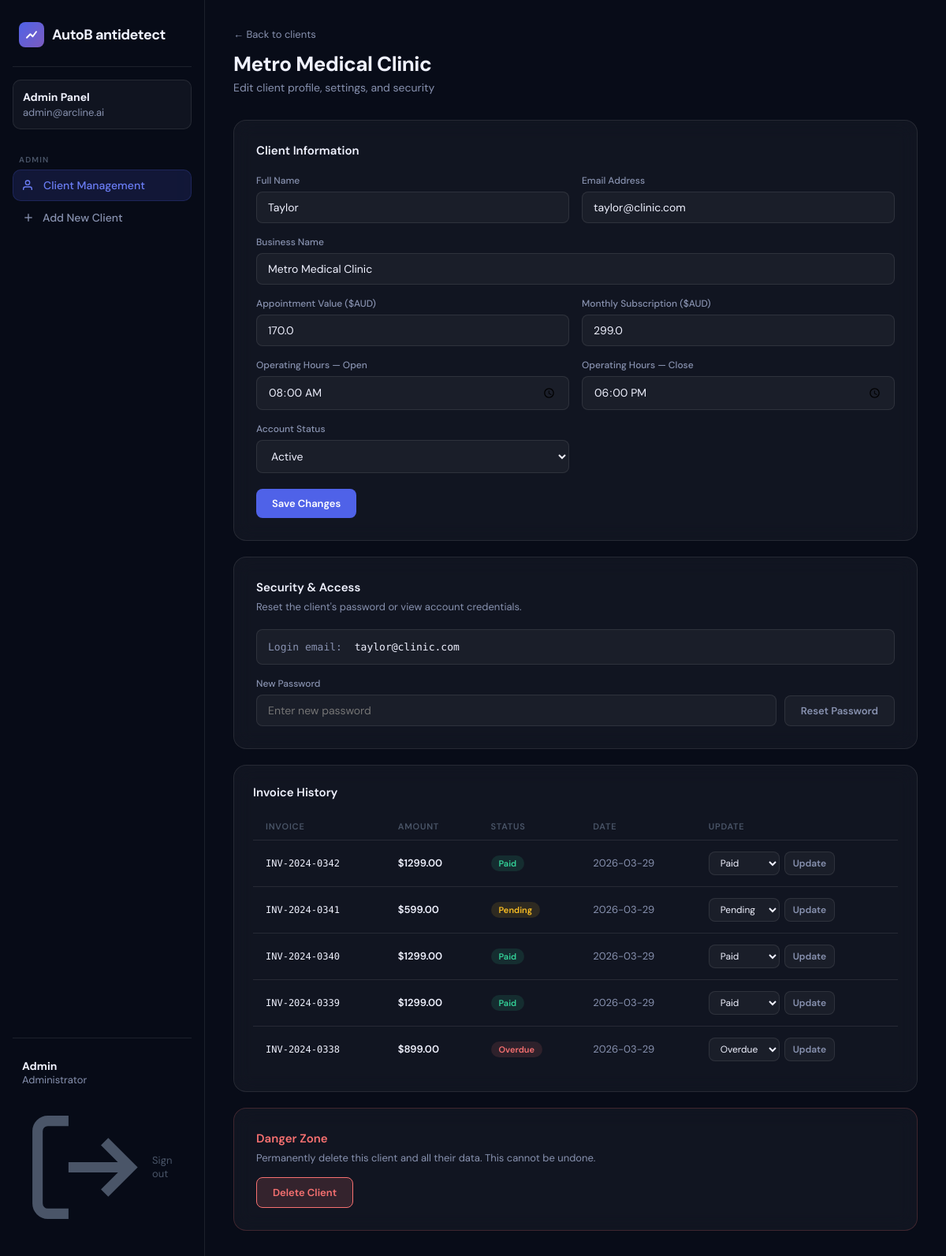
Page /admin/client/2 (signed in) on the committed database.
### tables this page shows
CREATE TABLE users (
        id INTEGER PRIMARY KEY AUTOINCREMENT,
        name TEXT NOT NULL,
        email TEXT UNIQUE NOT NULL,
        password TEXT NOT NULL,
        role TEXT DEFAULT 'client',
        business_name TEXT DEFAULT '',
        appointment_value REAL DEFAULT 170.0,
        subscription_price REAL DEFAULT 299.0,
        hours_open TEXT DEFAULT '08:00',
        hours_close TEXT DEFAULT '18:00',
        status TEXT DEFAULT 'active',
        receptionist_on INTEGER DEFAULT 1,
        created_at TIMESTAMP DEFAULT CURRENT_TIMESTAMP
    );

CREATE TABLE invoices (
        id INTEGER PRIMARY KEY AUTOINCREMENT,
        user_id INTEGER,
        invoice_number TEXT,
        amount REAL,
        status TEXT DEFAULT 'pending',
        client_name TEXT,
        created_at TIMESTAMP DEFAULT CURRENT_TIMESTAMP,
        FOREIGN KEY (user_id) REFERENCES users(id)
    );

### app.py (the view, shortened to what this page needs)
@app.route('/admin/client/<int:cid>', methods=['GET','POST'])
@login_required
@admin_required
def admin_client(cid):
    conn = get_db()
    client   = conn.execute("SELECT * FROM users WHERE id=?",(cid,)).fetchone()
    invoices = conn.execute("SELECT * FROM invoices WHERE user_id=? ORDER BY created_at DESC",(cid,)).fetchall()
    conn.close()
    if not client: return redirect(url_for('admin_panel'))
    return render_template('admin_client.html', client=client, invoices=invoices)

### app.py (called while the page is built)
def get_db():
    conn = sqlite3.connect(DB_PATH)
    conn.row_factory = sqlite3.Row
    return conn

def login_required(f):
    @wraps(f)
    def decorated(*args, **kwargs):
        if 'user_id' not in session:
            return redirect(url_for('login'))
        return f(*args, **kwargs)
    return decorated

def admin_required(f):
    @wraps(f)
    def decorated(*args, **kwargs):
        if session.get('role') != 'admin':
            return redirect(url_for('dashboard'))
        return f(*args, **kwargs)
    return decorated

### templates/admin_client.html (shortened to what this page needs)
{% extends "base.html" %}
{% block body %}
<div class="app-shell">
  <nav class="sidebar" id="sidebar">
    <div class="sidebar-logo">
      <div class="logo-mark">
        <svg viewBox="0 0 24 24" fill="none" stroke="white" stroke-width="2.5" stroke-linecap="round" stroke-linejoin="round">
          <polyline points="4 17 10 11 14 15 20 7"></polyline>
        </svg>
      </div>
      <span class="logo-text">AutoB antidetect</span>
    </div>
    <div class="client-badge"><strong>Admin Panel</strong>{{ session['email'] }}</div>
    <div class="nav-section">
      <div class="nav-label">Admin</div>
      <a href="/admin" class="nav-link active">
        <svg viewBox="0 0 24 24" fill="none" stroke="currentColor" stroke-width="2"><path d="M17 21v-2a4 4 0 00-4-4H5a4 4 0 00-4 4v2"/><circle cx="9" cy="7" r="4"/></svg>
        Client Management
      </a>
      <a href="/admin/add" class="nav-link">
        <svg viewBox="0 0 24 24" fill="none" stroke="currentColor" stroke-width="2"><line x1="12" y1="5" x2="12" y2="19"/><line x1="5" y1="12" x2="19" y2="12"/></svg>
        Add New Client
      </a>
    </div>
    <div class="sidebar-footer">
      <div class="user-info"><strong>{{ session['name'] }}</strong>Administrator</div>
      <a href="/logout" class="logout-link">
        <svg viewBox="0 0 24 24" fill="none" stroke="currentColor" stroke-width="2"><path d="M9 21H5a2 2 0 01-2-2V5a2 2 0 012-2h4"/><polyline points="16 17 21 12 16 7"/><line x1="21" y1="12" x2="9" y2="12"/></svg>
        Sign out
      </a>
    </div>
  </nav>
  <main class="main">
    <div class="page-header fade-in">
      <a href="/admin" style="font-size:13px;color:var(--text-secondary);text-decoration:none;display:inline-flex;align-items:center;gap:6px;margin-bottom:12px;">← Back to clients</a>
      <h1>{{ client['business_name'] or client['name'] }}</h1>
      <p>Edit client profile, settings, and security</p>
    </div>
    <div class="glass" style="padding:28px;margin-bottom:20px;" class="fade-in">
      <h3 style="font-size:15px;font-weight:600;margin-bottom:20px;">Client Information</h3>
      <form method="POST">
        <div class="form-grid">
          <div class="form-group">
            <label>Full Name</label>
            <input type="text" name="name" class="form-control" value="{{ client['name'] }}" required>
          </div>
          <div class="form-group">
            <label>Email Address</label>
            <input type="email" name="email" class="form-control" value="{{ client['email'] }}" required>
          </div>
          <div class="form-group full">
            <label>Business Name</label>
            <input type="text" name="business_name" class="form-control" value="{{ client['business_name'] or '' }}">
          </div>
          <div class="form-group">
            <label>Appointment Value ($AUD)</label>
            <input type="number" name="appointment_value" class="form-control" value="{{ client['appointment_value'] }}" step="1" min="0">
          </div>
          <div class="form-group">
            <label>Monthly Subscription ($AUD)</label>
            <input type="number" name="subscription_price" class="form-control" value="{{ client['subscription_price'] }}" step="1" min="0">
          </div>
          <div class="form-group">
            <label>Operating Hours — Open</label>
            <input type="time" name="hours_open" class="form-control" value="{{ client['hours_open'] }}">
          </div>
          <div class="form-group">
            <label>Operating Hours — Close</label>
            <input type="time" name="hours_close" class="form-control" value="{{ client['hours_close'] }}">
          </div>
          <div class="form-group">
            <label>Account Status</label>
            <select name="status" class="form-control">
              <option value="active" {% if client['status']=='active' %}selected{% endif %}>Active</option>
            </select>
          </div>
        </div>
        <div style="margin-top:20px;">
          <button type="submit" class="btn btn-primary">Save Changes</button>
        </div>
      </form>
    </div>
    <div class="glass" style="padding:28px;margin-bottom:20px;">
      <h3 style="font-size:15px;font-weight:600;margin-bottom:6px;">Security & Access</h3>
      <p style="font-size:13px;color:var(--text-secondary);margin-bottom:20px;">Reset the client's password or view account credentials.</p>
      <div style="background:var(--glass-bg);border:1px solid var(--glass-border);border-radius:8px;padding:14px;margin-bottom:16px;font-family:'DM Mono',monospace;font-size:13px;">
        <span style="color:var(--text-secondary);">Login email:</span>
        <span style="color:var(--text-primary);margin-left:8px;">{{ client['email'] }}</span>
      </div>
      <form method="POST" style="display:flex;gap:10px;align-items:flex-end;flex-wrap:wrap;">
        <div class="form-group" style="flex:1;min-width:200px;">
          <label>New Password</label>
          <input type="text" name="new_password" class="form-control" placeholder="Enter new password">
        </div>
        <button type="submit" class="btn btn-ghost" style="white-space:nowrap;">Reset Password</button>
      </form>
    </div>
    <div class="glass call-log-card" style="margin-bottom:20px;">
      <h3 style="margin-bottom:16px;">Invoice History</h3>
      {% if invoices %}
      <div style="overflow-x:auto;">
        <table class="admin-table">
          <thead><tr><th>Invoice</th><th>Amount</th><th>Status</th><th>Date</th><th>Update</th></tr></thead>
          <tbody>
            {% for inv in invoices %}
            <tr>
              <td style="font-family:'DM Mono',monospace;font-size:12px;color:var(--text-primary);">{{ inv['invoice_number'] }}</td>
              <td style="font-weight:600;color:var(--text-primary);">${{ "%.2f"|format(inv['amount']) }}</td>
              <td><span class="status-pill pill-{{ inv['status'] }}">{{ inv['status'].title() }}</span></td>
              <td>{{ inv['created_at'][:10] }}</td>
              <td>
                <form method="POST" action="/admin/invoice/{{ inv['id'] }}/status" style="display:inline-flex;gap:6px;">
                  <select name="status" class="form-control" style="padding:5px 10px;font-size:12px;">
                    <option value="paid" {% if inv['status']=='paid' %}selected{% endif %}>Paid</option>
                    <option value="pending" {% if inv['status']=='pending' %}selected{% endif %}>Pending</option>
                    <option value="overdue" {% if inv['status']=='overdue' %}selected{% endif %}>Overdue</option>
                  </select>
                  <button type="submit" class="btn btn-ghost" style="padding:5px 10px;font-size:12px;">Update</button>
                </form>
              </td>
            </tr>
            {% endfor %}
          </tbody>
        </table>
      </div>
      {% else %}
      <p style="color:var(--text-dim);font-size:13px;">No invoices yet.</p>
      {% endif %}
    </div>
    <div class="glass" style="padding:28px;border-color:rgba(248,113,113,0.2);">
      <h3 style="font-size:15px;font-weight:600;color:var(--red);margin-bottom:6px;">Danger Zone</h3>
      <p style="font-size:13px;color:var(--text-secondary);margin-bottom:16px;">Permanently delete this client and all their data. This cannot be undone.</p>
      <button class="btn btn-danger" onclick="document.getElementById('delModal').classList.add('open')">Delete Client</button>
    </div>
  </main>
</div>
{% endblock %}

### templates/base.html (shortened to what this page needs)
<!DOCTYPE html>
<html lang="en">
<head>
</head>
<body>
{% block body %}{% endblock %}
</body>
</html>

### rows in the picture
users: business_name "Metro Medical Clinic", name "Taylor", email "taylor@clinic.com", appointment_value "170.0", subscription_price "299.0", hours_open "08:00", hours_close "18:00", status "Active"
invoices: invoice_number "INV-2024-0342", amount "1299.00", status "Paid", created_at "2026-03-29"
invoices: invoice_number "INV-2024-0341", amount "599.00", status "Pending", created_at "2026-03-29"
invoices: invoice_number "INV-2024-0340", amount "1299.00", status "Paid", created_at "2026-03-29"
invoices: invoice_number "INV-2024-0339", amount "1299.00", status "Paid", created_at "2026-03-29"
invoices: invoice_number "INV-2024-0338", amount "899.00", status "Overdue", created_at "2026-03-29"

### other values in the picture
{{ session['email'] }} "admin@arcline.ai"
{{ session['name'] }} "Admin"
